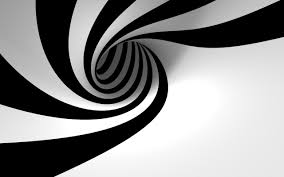
#> input picture spiral.jpeg, 284 x 177 px
$ python dot_stereogram.py
#> lines starting #> are read from the running program, lines starting #| are printed output that depends on the picture
import os
import numpy as np
from PIL import Image
import random

#constants
cyan = [0,255,255]
red = [255,0,0]
black = (0,0,0)
white = [255,255,255]
npix = 400
dim = 15

def extendRow(row):
	larger = []
	for x in row:
		for i in range(dim):
			larger.append(x)
	return larger

def increaseDotSize(grid):
	larger = []
	for r in grid:
		for i in range(dim):
			larger.append(extendRow(r))
	return larger


def createPixelStereoGram():
	grid = [[cyan if random.randint(0,10) < 2 else white for x in range(npix)] for r in range(npix)]
	for r in range(npix):
		for c in range(npix):
			if grid[r][c] == cyan:
				if overlay_pixels[c,r] < 100: #== black:
					grid[r][c-1] = red
				elif c<(npix-1):
					grid[r][c+1] = red
	return grid

if __name__ == '__main__':
	filename = raw_input("Black and white overlay file: ")
#> the answer given: spiral.jpeg
	overlay = Image.open(filename)
#> overlay is the input picture: PIL image 284x177 RGB; min 0, max 255, mean 141.5
	overlay = overlay.convert('L')
#> overlay: PIL image 284x177 L
	overlay = overlay.resize((npix,npix))
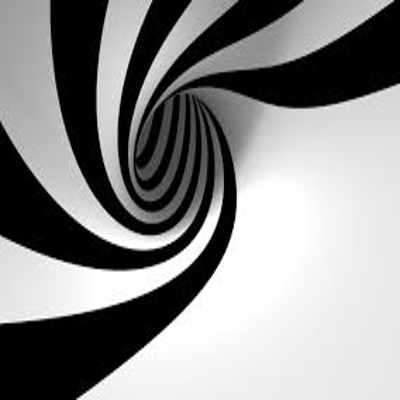
#> overlay: PIL image 400x400 L; min 0, max 255, mean 141.6
	overlay_pixels = overlay.load()

	grid = createPixelStereoGram()
	grid = increaseDotSize(grid)

	img = Image.fromarray(np.uint8(grid), 'RGB')
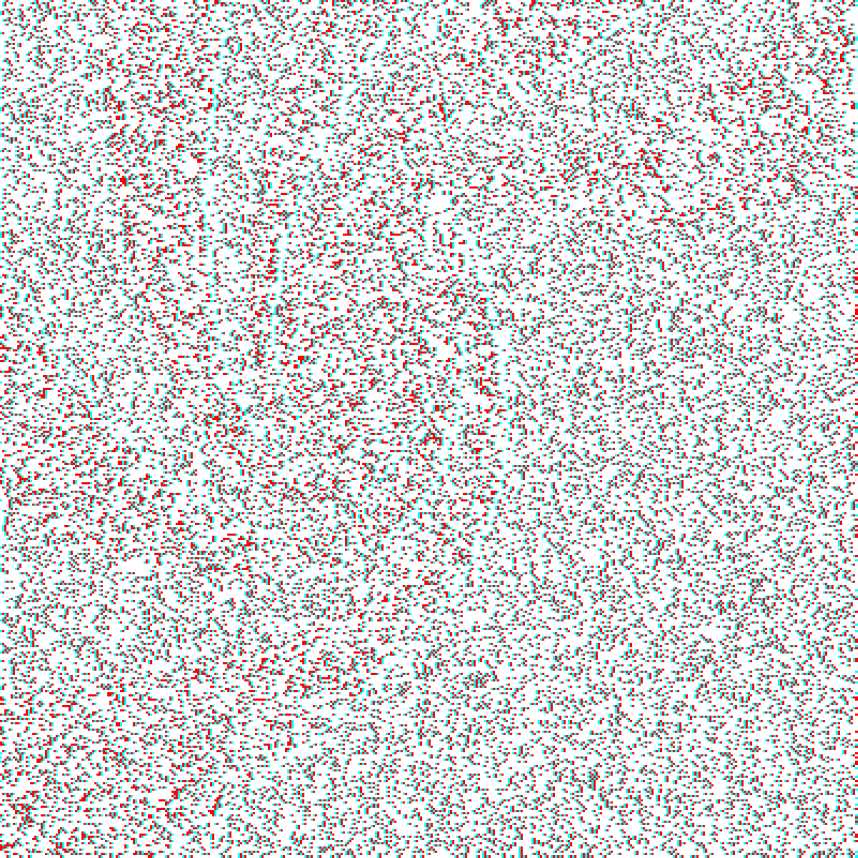
#> img: PIL image 6000x6000 RGB (shown at 1/7 size); mean R, G, B 216.2, 213.3, 213.3
	img.show()
	img.save('Dot_Stereograms/' + os.path.splitext(filename)[0] + '_rds.png')
